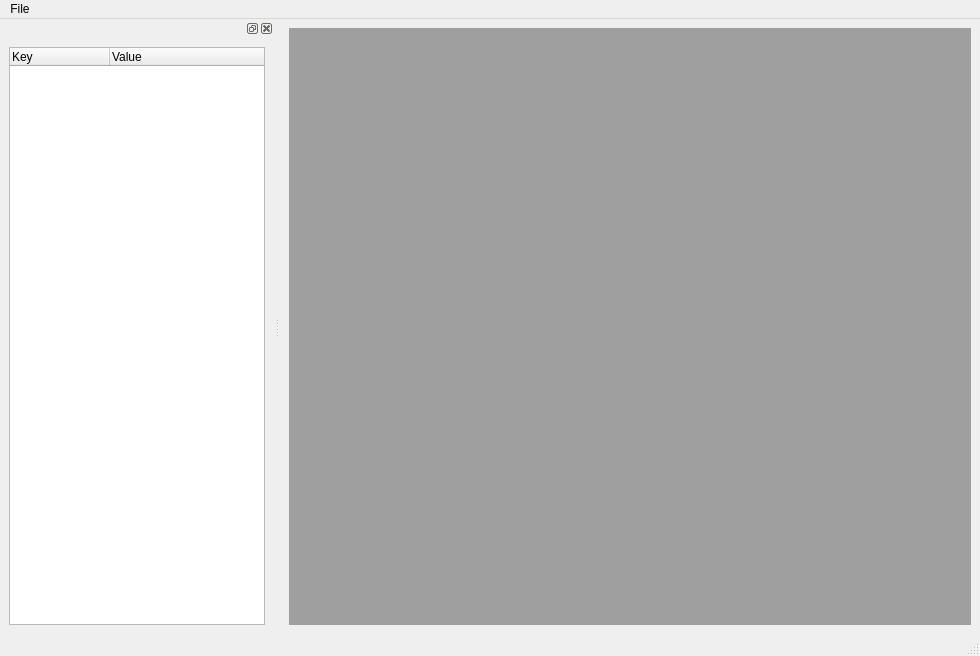
<?xml version="1.0" encoding="UTF-8"?>
<ui version="4.0">
 <class>MainWindow</class>
 <widget class="QMainWindow" name="MainWindow">
  <property name="geometry">
   <rect>
    <x>0</x>
    <y>0</y>
    <width>980</width>
    <height>656</height>
   </rect>
  </property>
  <property name="windowTitle">
   <string>Pardus</string>
  </property>
  <widget class="QWidget" name="centralwidget">
   <layout class="QGridLayout" name="gridLayout">
    <item row="0" column="0">
     <widget class="QMdiArea" name="mdiArea"/>
    </item>
   </layout>
  </widget>
  <widget class="QMenuBar" name="menubar">
   <property name="geometry">
    <rect>
     <x>0</x>
     <y>0</y>
     <width>980</width>
     <height>23</height>
    </rect>
   </property>
   <widget class="QMenu" name="menuFile">
    <property name="title">
     <string>File</string>
    </property>
    <widget class="QMenu" name="menuConnection">
     <property name="title">
      <string>Connection</string>
     </property>
     <addaction name="actionAdd"/>
     <addaction name="actionDelete"/>
    </widget>
    <addaction name="menuConnection"/>
   </widget>
   <addaction name="menuFile"/>
  </widget>
  <widget class="QStatusBar" name="statusbar"/>
  <widget class="QDockWidget" name="dockWidget">
   <attribute name="dockWidgetArea">
    <number>1</number>
   </attribute>
   <widget class="QWidget" name="dockWidgetContents">
    <layout class="QGridLayout" name="gridLayout_2">
     <item row="0" column="0">
      <widget class="QTreeWidget" name="treeWidget">
       <property name="selectionMode">
        <enum>QAbstractItemView::ExtendedSelection</enum>
       </property>
       <column>
        <property name="text">
         <string>Key</string>
        </property>
       </column>
       <column>
        <property name="text">
         <string>Value</string>
        </property>
       </column>
      </widget>
     </item>
    </layout>
   </widget>
  </widget>
  <action name="actionAdd">
   <property name="text">
    <string>Add...</string>
   </property>
  </action>
  <action name="actionDelete">
   <property name="text">
    <string>Delete</string>
   </property>
  </action>
 </widget>
 <resources/>
 <connections/>
</ui>
